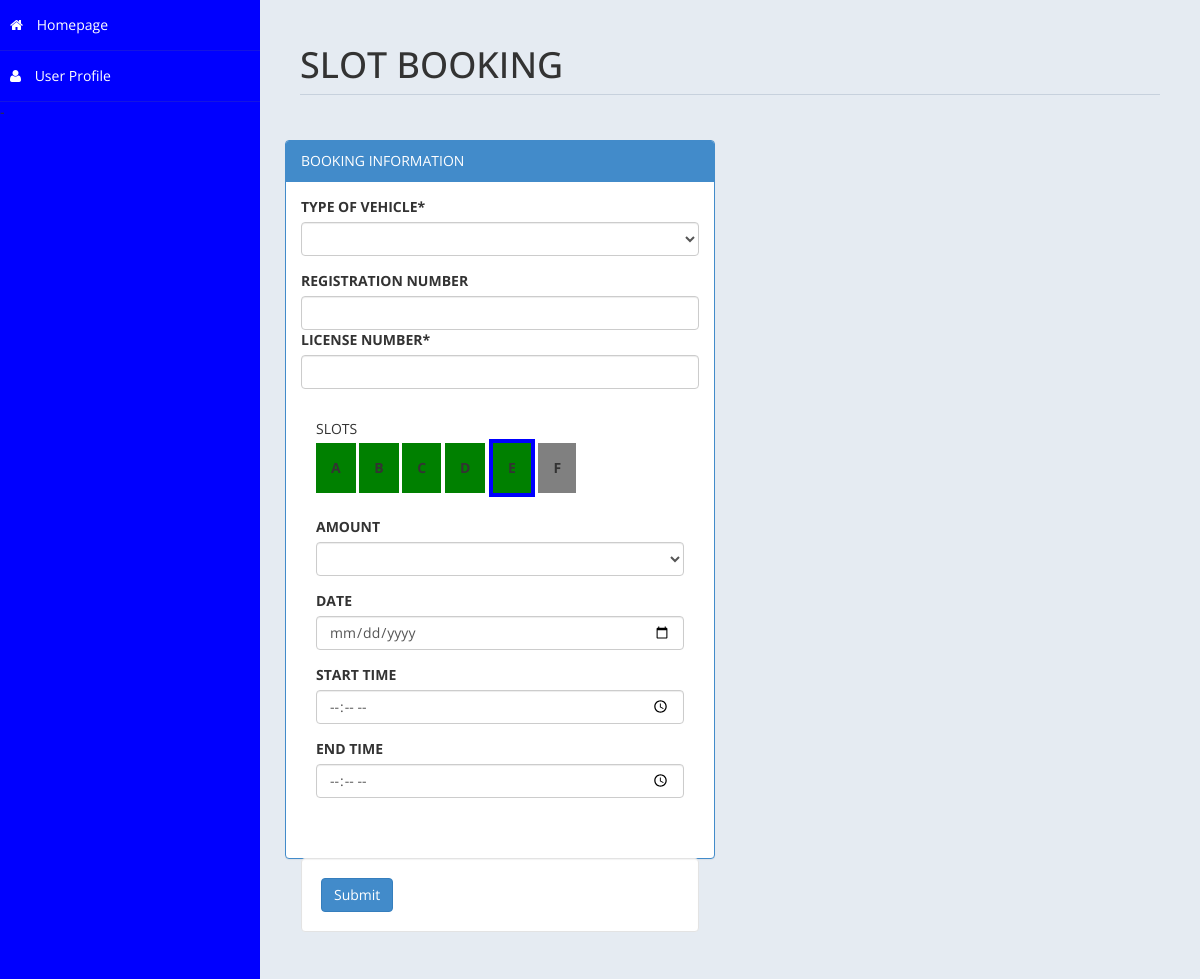
Page /book/reservation.php on the committed database.
### tables this page shows
CREATE TABLE `slots` (
  `slot_id` int(11) NOT NULL,
  `slot_name` varchar(200) NOT NULL,
  `isvacant` int(11) NOT NULL DEFAULT 1
);

### book/reservation.php (the view, shortened to what this page needs)
<?php
include('db.php')
?>
<!DOCTYPE html>
<html xmlns="http://www.w3.org/1999/xhtml">
<head>
    <link href="assets/css/bootstrap.css" rel="stylesheet" />
    <link href="assets/css/font-awesome.css" rel="stylesheet" />
    <link href="assets/css/custom-styles.css" rel="stylesheet" />
</head>
<body>
    <div id="wrapper">
        <nav class="navbar-default navbar-side" role="navigation">
            <div class="sidebar-collapse">
                <ul class="nav" id="main-menu">
                    <li>
                        <a href="index.html"><i class="fa fa-home"></i> Homepage</a>
                    </li>
                    <li> <a href="#"><i class="fa fa-user"></i> User Profile</a></li>
                </ul>
            </div>-
        </nav>
        <div id="page-wrapper">
            <div id="page-inner">
                <div class="row">
                    <div class="col-md-12">
                        <h1 class="page-header">
                            SLOT BOOKING <small></small>
                        </h1>
                    </div>
                </div>
                <div class="row">
                    <form name="form" method="post">
                        <div class="row">
                            <div class="col-md-6 col-sm-6">
                                <div class="panel panel-primary">
                                    <div class="panel-heading">
                                        BOOKING INFORMATION
                                    </div>
                                    <div class="panel-body">
                                        <div class="form-group">
                                            <label>TYPE OF VEHICLE*</label>
                                            <select name="troom" class="form-control" required>
                                                <option value selected></option>
                                                <option value="CAR">CAR</option>
                                            </select>
                                        </div>
                                        <div class="form-group">
                                            <label>REGISTRATION NUMBER</label>
                                            <input name="rno" type="text" class="form-control" required>
                                            <div class="form-group">
                                                <label>LICENSE NUMBER*</label>
                                                <input name="licence_no" type="text" class="form-control" required>
                                            </div>
                                            <div class="panel-body">
                                                <div class="form-group">
                                                    <div>SLOTS</div>
                                                    <?php
                                                    $sql = "SELECT * from `slots`";
                                                    $result = mysqli_query($con, $sql);
                                                    if ($result) {
                                                        while ($row = mysqli_fetch_assoc($result)) {
                                                            if ($row["isvacant"] == 1) {
                                                                echo '<label>
                                                            <input type="radio" name="slot" value="' . $row['slot_id'] . '" checked>
                                                            <div style="padding:15px;background-color:green;">' . $row['slot_name'] . '</div>
                                                        </label>';
                                                            } else {
                                                                echo "
                                                            <label>
                                                    <div style='padding:15px;background-color:gray;'>" . $row['slot_name'] . "</div>
                                                </label>";
                                                            }
                                                        }
                                                    }
                                                    ?>
                                                </div>
                                                <div class="form-group">
                                                    <label>AMOUNT</label>
                                                    <select name="amount" class="form-control" required>
                                                        <option value selected></option>
                                                        <option value="30">A-30</option>
                                                    </select>
                                                </div>
                                                <div class="form-group">
                                                    <label>DATE</label>
                                                    <input name="cout" type="date" class="form-control">
                                                </div>
                                                <div class="form-group">
                                                    <label>START TIME</label>
                                                    <input name="t1" type="time" class="form-control">
                                                </div>
                                                <div class="form-group">
                                                    <label>END TIME</label>
                                                    <input name="t2" type="time" class="form-control">
                                                </div>
                                            </div>
                                        </div>
                                    </div>
                                    <div class="col-md-12 col-sm-12">
                                        <div class="well">
                                            <input type="submit" name="reg-btn" class="btn btn-primary">
                    </form>
                </div>
            </div>
        </div>
    </div>
</body>
</html>

### book/assets/css/custom-styles.css (style rules this page uses)
body { font-family: 'Open Sans', sans-serif; }
#wrapper { width: 100%; background:blue; }
#page-wrapper { padding: 15px 15px; min-height: 600px; background:#E5EBF2; }
#page-inner { width:100%; margin:10px 20px 10px 0px; background-color:transparent; padding:10px; min-height:1200px; }
h1, .h1, h2, .h2, h3, .h3 { margin-top: 7px; margin-bottom: -5px; }
[type=radio]:checked+div { border: 4px solid blue; }
.page-header { padding-bottom: 9px; margin: 10px 0 45px; border-bottom: 1px solid #C7D1DD; }
.jumbotron, .well { background:#fff; }
.sidebar-collapse , .sidebar-collapse .nav { background:none; }
.sidebar-collapse .nav { padding:0; }
.sidebar-collapse .nav > li > a { color:#fff; background:transparent; text-shadow:none; }
.sidebar-collapse > .nav > li > a { padding:15px 10px; }
.sidebar-collapse > .nav > li { border-bottom: 1px solid rgba(107, 108, 109, 0.19); }
.navbar-side { border:none; background-color: transparent; }
.navbar-default { border:0px solid black; }
.nav > li > a > i { margin-right:10px; }
@media (min-width:768px) { #page-wrapper { margin: 0 0 0 260px; padding: 15px 30px; min-height: 1200px; } }
@media (min-width:768px) { .navbar-side { z-index: 1; position: absolute; width: 260px; } }

### rows in the picture
slots: slot_name "A"
slots: slot_name "B"
slots: slot_name "C"
slots: slot_name "D"
slots: slot_name "E"
slots: slot_name "F"
